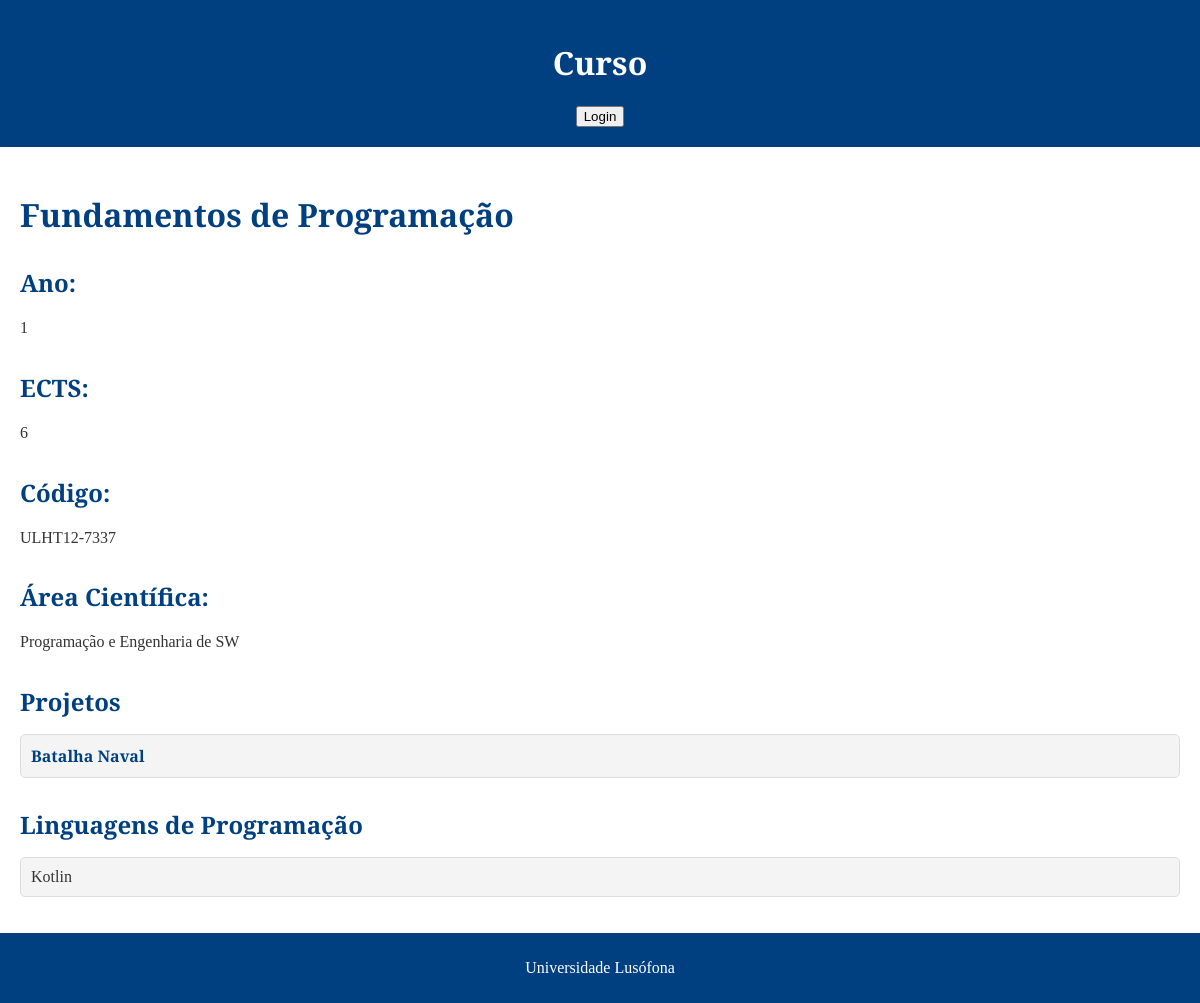
Screenshot of /curso/disciplina/23/ with the database file from the repository.
### curso/models.py (models this page shows, shortened)
class Disciplina(models.Model):
    nome = models.CharField(max_length=200)
    ano = models.IntegerField()
    semestre = models.CharField(max_length=20)
    ects = models.IntegerField()
    curricularIUnitReadableCode = models.CharField(max_length=200)
    area_cientifica = models.ForeignKey(AreaCientifica, on_delete=models.CASCADE)

class AreaCientifica(models.Model):
    nome = models.CharField(max_length=200)

class Projeto(models.Model):
    nome = models.CharField(max_length=200)
    descricao = models.TextField()
    conceitos_aplicados = models.TextField()
    tecnologias_usadas = models.TextField()
    imagem = models.ImageField(upload_to='curso/projetos', null=True, blank=True)
    video_youtube = models.URLField(null=True, blank=True)
    repositorio_github = models.URLField(null=True, blank=True)
    disciplina = models.OneToOneField(Disciplina, on_delete=models.CASCADE)

class LinguagemProgramacao(models.Model):
    nome = models.CharField(max_length=200)
    projetos = models.ManyToManyField(Projeto)

### curso/views.py (the view)
# urls.py: path('disciplina/<int:disciplina_id>/', views.disciplina_view, name='disciplina'),
def disciplina_view(request, disciplina_id):
    disciplina = Disciplina.objects.get(id=disciplina_id)
    projetos = Projeto.objects.filter(disciplina=disciplina)
    linguagens = LinguagemProgramacao.objects.filter(projetos__in=projetos).distinct()
    context = {
        'disciplina': disciplina,
        'projetos': projetos,
        'linguagens': linguagens,
    }
    return render(request, 'curso/disciplina.html', context)

### curso/templates/curso/disciplina.html (shortened to what this page needs)
{% extends 'curso/layout.html' %}
{% block content %}
<div class="disciplina-detail">
    <h2>{{ disciplina.nome }}</h2>
    <div>
        <h3 class="section-title">Ano:</h3>
        <p>{{ disciplina.ano }}</p>
    </div>
    <div>
        <h3 class="section-title">ECTS:</h3>
        <p>{{ disciplina.ects }}</p>
    </div>
    <div>
        <h3 class="section-title">Código:</h3>
        <p>{{ disciplina.curricularIUnitReadableCode }}</p>
    </div>
    <div>
        <h3 class="section-title">Área Científica:</h3>
        <p>{{ disciplina.area_cientifica.nome }}</p>
    </div>
    <div>
        <h3 class="section-title">Projetos</h3>
        {% if projetos %}
            <ul>
                {% for projeto in projetos %}
                    <li><a href="{% url 'curso:projeto' projeto.id %}">{{ projeto.nome }}</a></li>
                {% endfor %}
            </ul>
        {% else %}
            <p>Não há projetos associados a esta disciplina.</p>
        {% endif %}
    </div>
    <div>
        <h3 class="section-title">Linguagens de Programação</h3>
        {% if linguagens %}
            <ul>
                {% for linguagem in linguagens %}
                    <li>{{ linguagem.nome }}</li>
                {% endfor %}
            </ul>
        {% else %}
            <p>Não há linguagens de programação associadas a esta disciplina.</p>
        {% endif %}
    </div>
</div>
{% endblock %}

### curso/static/curso/estilo.css (style rules this page uses)
body { font-family: 'Playfair Display', serif; margin: 0; padding: 0; background-color: #f4f4f4; color: #333; }
h2, h3 { color: #004080; }
.disciplina-detail { margin-top: 20px; }
.disciplina-detail h2 { font-size: 2em; margin-bottom: 10px; }
.disciplina-detail h3 { font-size: 1.5em; margin-top: 20px; }
.disciplina-detail p { font-size: 1em; line-height: 1.6; margin-bottom: 20px; }
.disciplina-detail .section-title { font-weight: bold; margin-top: 30px; }
.disciplina-detail ul { list-style-type: none; padding: 0; }
.disciplina-detail ul li { background-color: #f4f4f4; margin: 5px 0; padding: 10px; border: 1px solid #ddd; border-radius: 5px; }
.disciplina-detail ul li a { text-decoration: none; color: #004080; font-weight: bold; }
.section-title { font-weight: bold; margin-top: 20px; margin-bottom: 10px; }

### rows the page displays
Disciplina: nome "Fundamentos de Programação", ano "1", ects "6", curricularIUnitReadableCode "ULHT12-7337", area_cientifica.nome "Programação e Engenharia de SW"
Projeto: nome "Batalha Naval"
LinguagemProgramacao: nome "Kotlin"
